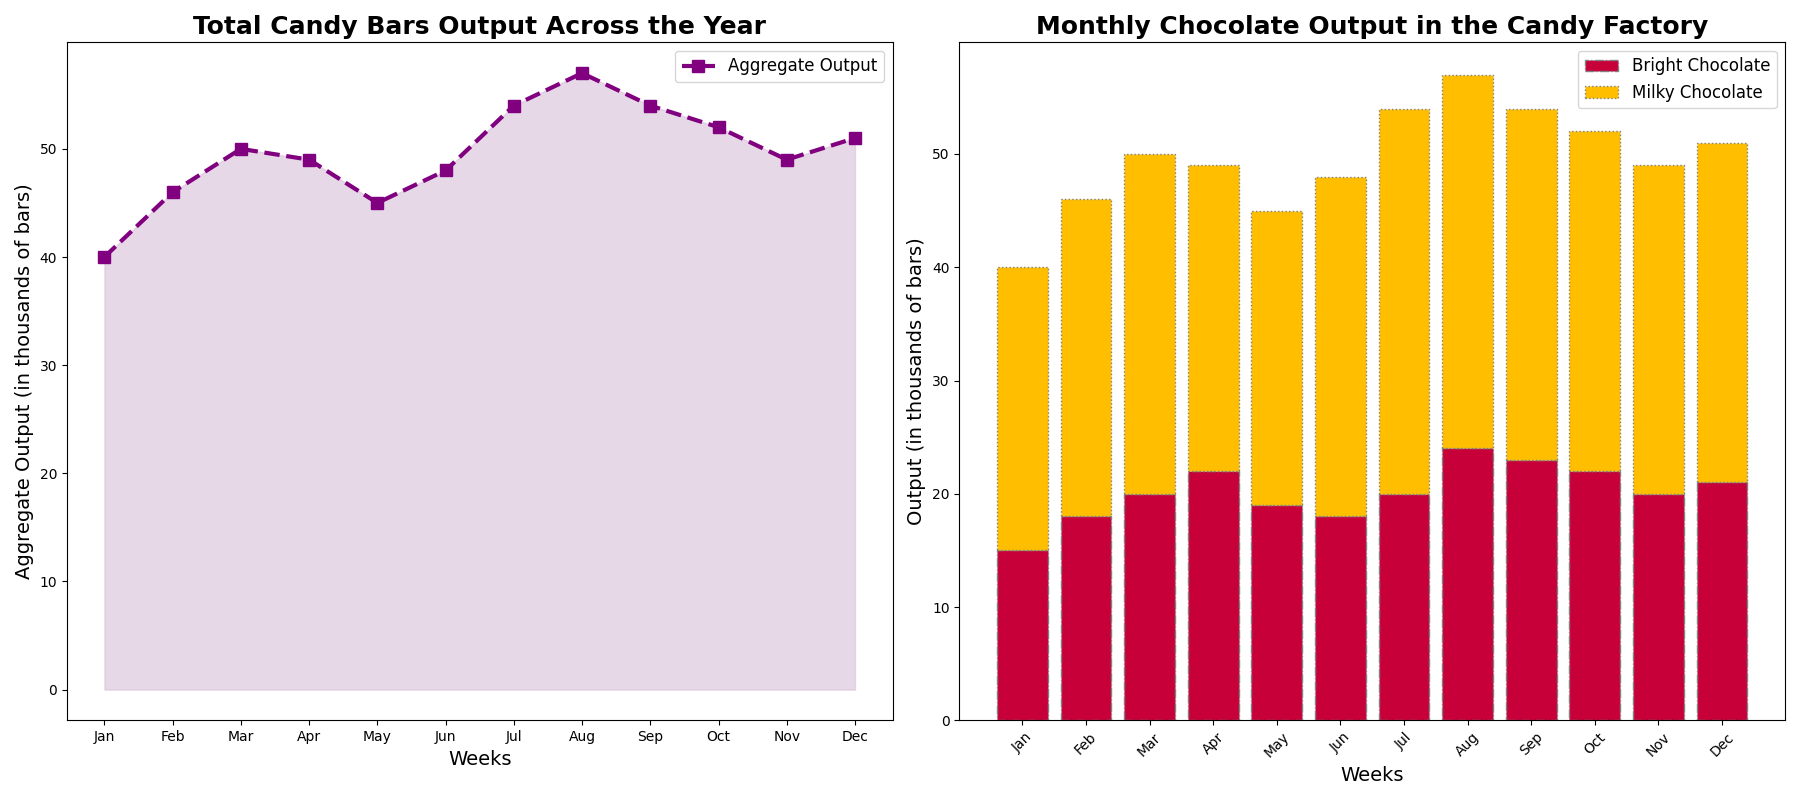

Reproduce this figure in Python.
import matplotlib.pyplot as plt
import numpy as np

weeks = ['Jan', 'Feb', 'Mar', 'Apr', 'May', 'Jun', 'Jul', 'Aug', 'Sep', 'Oct', 'Nov', 'Dec']
candies = ['Bright Chocolate', 'Milky Chocolate']

bright_chocolate = [15, 18, 20, 22, 19, 18, 20, 24, 23, 22, 20, 21]
milky_chocolate = [25, 28, 30, 27, 26, 30, 34, 33, 31, 30, 29, 30]

colors = ['#C70039', '#FFBF00']

x = np.arange(len(weeks))

fig, (ax2, ax1) = plt.subplots(1, 2, figsize=(18, 8))  # Switch the order of ax1 and ax2

# Plot total output first
total_output = np.array(bright_chocolate) + np.array(milky_chocolate)
ax2.plot(weeks, total_output, marker='s', linestyle='--', color='purple', linewidth=3, markersize=8, label='Aggregate Output')
ax2.fill_between(weeks, total_output, color='thistle', alpha=0.6)

ax2.set_xlabel('Weeks', fontsize=14)
ax2.set_ylabel('Aggregate Output (in thousands of bars)', fontsize=14)
ax2.set_title('Total Candy Bars Output Across the Year', fontsize=18, fontweight='bold')
ax2.legend(fontsize=12)
ax2.grid(False)

# Now plot the stacked bar chart
ax1.bar(x, bright_chocolate, color=colors[0], edgecolor='grey', label='Bright Chocolate', linestyle='-.')
ax1.bar(x, milky_chocolate, bottom=bright_chocolate, color=colors[1], edgecolor='grey', label='Milky Chocolate', linestyle=':')

ax1.set_xlabel('Weeks', fontsize=14)
ax1.set_ylabel('Output (in thousands of bars)', fontsize=14)
ax1.set_title('Monthly Chocolate Output in the Candy Factory', fontsize=18, fontweight='bold')
ax1.set_xticks(x)
ax1.set_xticklabels(weeks, rotation=45)
ax1.legend(fontsize=12)
ax1.grid(False)

plt.tight_layout()
plt.show()
